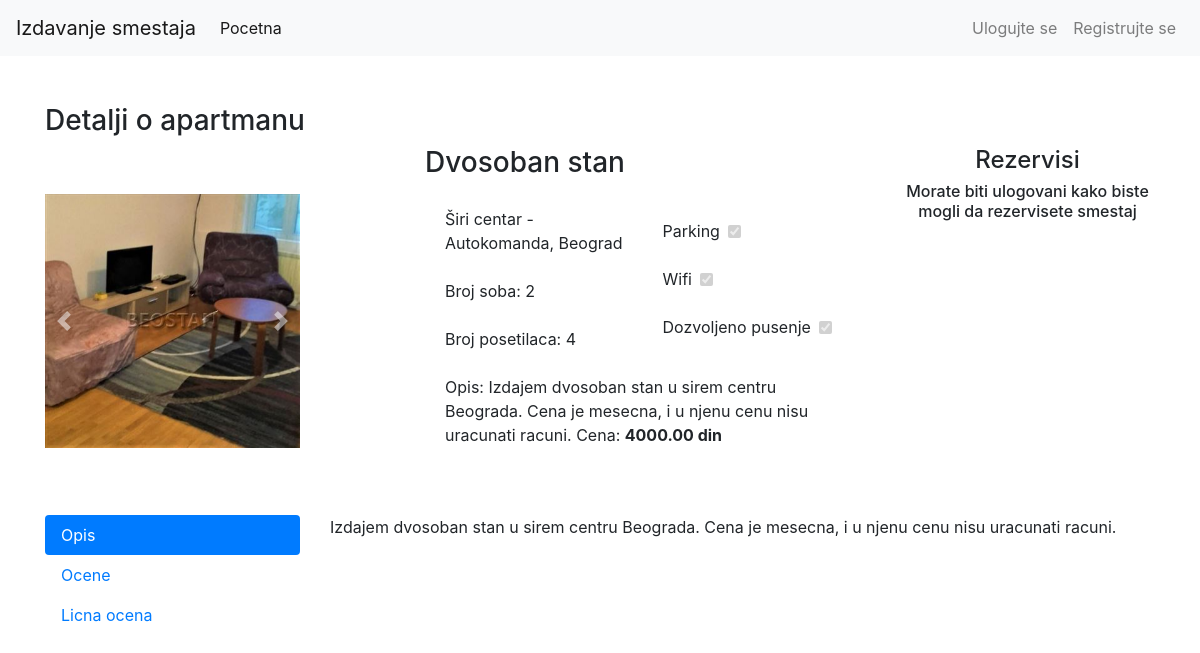
The app's page /details.php?id=2 with its own data.
### tables this page shows
CREATE TABLE `appartment_images` (
  `id` int(11) NOT NULL,
  `appartment_id` int(11) NOT NULL,
  `path` text NOT NULL
);

CREATE TABLE `appartments` (
  `id` int(11) NOT NULL,
  `user_id` int(11) NOT NULL,
  `name` varchar(50) NOT NULL,
  `price` int(11) NOT NULL,
  `location` varchar(300) NOT NULL,
  `number_of_rooms` int(11) NOT NULL,
  `max_customers` int(11) NOT NULL,
  `has_parking` int(11) NOT NULL,
  `has_wifi` int(11) NOT NULL,
  `smoking_allowed` int(11) NOT NULL,
  `description` text NOT NULL
);

### details.php (the view, shortened to what this page needs)
<!DOCTYPE html>
<html lang="en">
<head>
    <?php require("comp/bootstrap.php"); ?>
</head>
<body>
    <?php require("comp/nav.php"); ?>
    <?php
    $appartment_id = $_GET["id"];
    $query = "SELECT * FROM appartments";
    $appartment = $database->query($query)->fetch_assoc();
    $image_query = "SELECT path from appartment_images WHERE appartment_id = $appartment_id";
    $image_results  = $database->query($image_query)->fetch_all(MYSQLI_ASSOC);
    ?>
    <div class="container mt-5">
        <h3>Detalji o apartmanu</h3>
        <div class="row">
            <div class="col-md-3 mt-5">
                <div id="carouselExampleControls" class="carousel slide" data-ride="carousel">
                    <div class="carousel-inner">
                        <div class="carousel-item active">
                            <img src="<?php echo $image_results[0]["path"]; ?>" class="d-block w-100 carousel-image" alt="...">
                        </div>
                    </div>
                    <a class="carousel-control-prev" href="#carouselExampleControls" role="button" data-slide="prev">
                        <span class="carousel-control-prev-icon" aria-hidden="true"></span>
                    </a>
                    <a class="carousel-control-next" href="#carouselExampleControls" role="button" data-slide="next">
                        <span class="carousel-control-next-icon" aria-hidden="true"></span>
                    </a>
                </div>
            </div>
            <div class="col-md-1"></div>
            <div class="col-md-5">
                <h3><?php echo $appartment["name"]; ?></h4>
                    <div class="card-body">
                        <div class="row">
                            <div class="col-md-6">
                                <?php echo $appartment["location"]; ?><br><br>
                                Broj soba: <?php echo $appartment["number_of_rooms"]; ?><br><br>
                                Broj posetilaca: <?php echo $appartment["max_customers"]; ?><br><br>
                            </div>
                            <div class="col-md-6">
                                <div class="form-check form-check-inline">
                                    <label class="form-check-label" for="inlineCheckbox1">Parking</label>
                                    <input disabled class="ml-2 form-check-input" type="checkbox" id="inlineCheckbox1" value="option1" <?php if ($appartment["has_parking"] == 1) echo "checked"; ?>><br><br>
                                </div><br>
                                <div class="form-check form-check-inline">
                                    <label class="form-check-label" for="inlineCheckbox1">Wifi </label>
                                    <input disabled class="form-check-input ml-2 " type="checkbox" id="inlineCheckbox1" value="option1" <?php if ($appartment["has_wifi"] == 1) echo "checked"; ?>><br><br>
                                </div><br>
                                <div class="form-check form-check-inline">
                                    <label class="form-check-label" for="inlineCheckbox1">Dozvoljeno pusenje </label>
                                    <input disabled class="form-check-input ml-2 " type="checkbox" id="inlineCheckbox1" value="option1" <?php if ($appartment["smoking_allowed"] == 1) echo "checked"; ?>><br><br>
                                </div><br>
                            </div>
                        </div>
                        Opis: <?php echo $appartment["description"]; ?>
                        Cena: <strong><?php echo $appartment["price"]; ?>.00 din</strong>
                    </div>
            </div>
            <div class="col-md-3">
                <h4 class="text-center">Rezervisi </h6>
                    <?php if (isset($_SESSION["user"]["username"])) : ?>
                        <form action="server.php" method="POST">
                            <div class="form-group">
                                <label for="date_start">Datum pocetka</label>
                                <input class="form-control" type="date" name="date_start">
                            </div>
                            <div class="form-group">
                                <label for="date_start">Datum kraja</label>
                                <input class="form-control" type="date" name="date_end">
                            </div>
                            <div class="form-group">
                                <label for="date_start">Placanje</label>
                            </div>
                            <div class="form-group">
                                <div class="form-check">
                                    <label class="form-check-label">
                                        <input type="radio" class="form-check-input" name="payment" id="cash" value="0" checked>
                                        Kes
                                    </label>
                                </div>
                                <div class="form-check">
                                    <label class="form-check-label">
                                        <input type="radio" class="form-check-input" name="card" id="card" value="1">
                                        Kartica
                                    </label>
                                </div>
                            </div>
                            <input type="hidden" name="create_reservation" value="1">
                            <input type="hidden" name="appartment_id" value="<?php echo $appartment['id']; ?>">
                            <input type="submit" class="btn btn-primary btn-block" value="Rezervisi - <?php echo $appartment["price"]; ?>.00 din">
                        </form>
                    <?php else : ?>
                        <h6 class="text-center">Morate biti ulogovani kako biste mogli da rezervisete smestaj</h6>
                    <?php endif; ?>
            </div>
        </div>
    </div>
    <div class="container mt-5">
        <div class="row">
            <div class="col-3">
                <div class="nav flex-column nav-pills" id="v-pills-tab" role="tablist" aria-orientation="vertical">
                    <a class="nav-link active" id="v-pills-home-tab" data-toggle="pill" href="#v-pills-home" role="tab" aria-controls="v-pills-home" aria-selected="true">Opis</a>
                    <a class="nav-link" id="v-pi lls-profile-tab" data-toggle="pill" href="#v-pills-profile" role="tab" aria-controls="v-pills-profile" aria-selected="false">Ocene</a>
                    <a class="nav-link" id="v-pills-messages-tab" data-toggle="pill" href="#v-pills-messages" role="tab" aria-controls="v-pills-messages" aria-selected="false">Licna ocena</a>
                </div>
            </div>
            <div class="col-9">
                <div class="tab-content" id="v-pills-tabContent">
                    <div class="tab-pane fade show active" id="v-pills-home" role="tabpanel" aria-labelledby="v-pills-home-tab">
                        <?php echo $appartment["description"]; ?>
                    </div>
                </div>
            </div>
        </div>
    </div>
</body>
</html>

### comp/style.css (style rules this page uses)
.carousel-image { max-height: 20rem; object-fit: contain; aspect-ratio: 1/1; }

### records on screen
appartment_images: path (picture)
appartments: name "Dvosoban stan", location "Širi centar - Autokomanda, Beograd", number_of_rooms "2", max_customers "4", has_parking "☑", has_wifi "☑", smoking_allowed "☑", description "Izdajem dvosoban stan u sirem centru Beograda. Cena je mesecna, i u njenu cenu nisu uracunati racuni.", price "4000"
